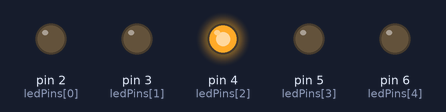
Bench run of a sketch on a simulated Arduino Uno, built with avr-gcc and run on an emulated ATmega328P. Parts: output pins drawn as LEDs (lit = HIGH).

Above: at 0.22 s.
At 0.6 s:
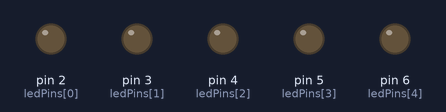
At 1.22 s:
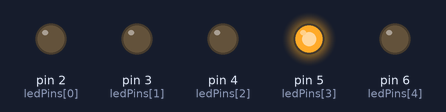
At 2.22 s:
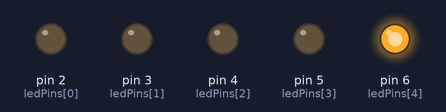
At 4.62 s:
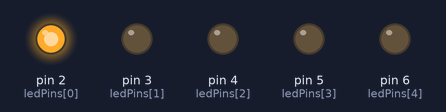
At 8.42 s:
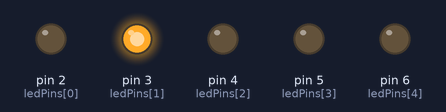
Timing chart, 0 to 8.7 s (numbered marks = the images above):
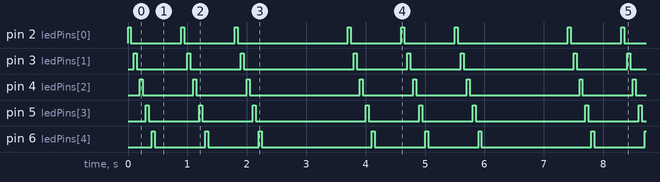

The sketch:

RandomLed.ino
```cpp
int ledPins[] = {2, 3, 4, 5, 6};

void setup() {
  Serial.begin(9600);
  for (int i = 0; i < 5; i++) {
    pinMode(ledPins[i], OUTPUT);
  }
}

void loop() {
  for (int i = 0; i < 3; i++) {
    for (int j = 0; j < 5; j++) {
      digitalWrite(ledPins[j], HIGH);
      delay(50);
      digitalWrite(ledPins[j], LOW);
      delay(50);
    }
    delay(400); // Adjust delay to change the heartbeat rate
  }
  delay(1000); // Delay between heartbeats
}
```

Measured:
- by itself, pin 2 (ledPins[0]), pin 3 (ledPins[1]), pin 4 (ledPins[2]), pin 5 (ledPins[3]), pin 6 (ledPins[4]): repeats every 3.7 s: 2 × (LOW 0.85 s, HIGH 0.05 s), LOW 1.9 s, HIGH 0.05 s
- by itself, everything shown: repeats every 3.7 s, in 30 steps
